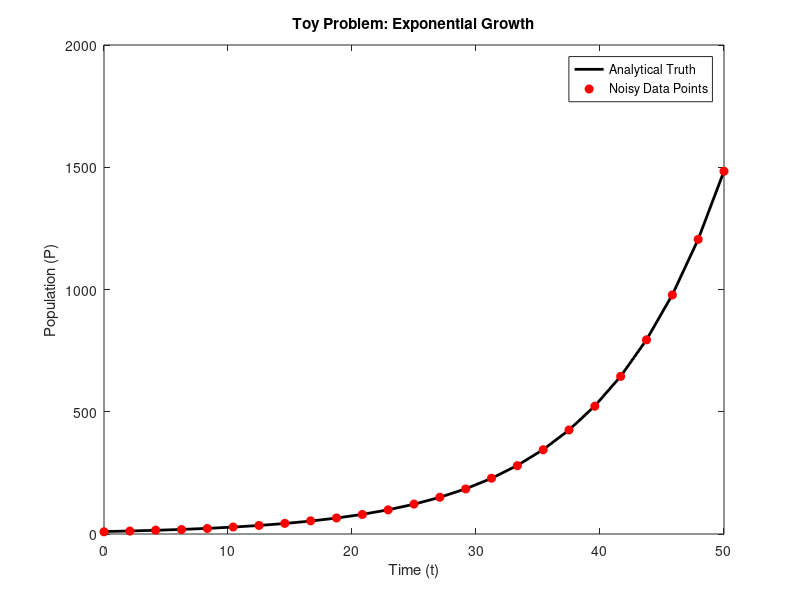

Reproduce this figure in MATLAB.

%ODE (Exponential Gorwth Model): dP/dt = rP
%Analytical Solution: P(t) = P0*e^(rt)


% Parameters
r = 0.1;  %growth rate
P0 = 10; %Initial Population
t = linspace(0, 50, 25)'; % 25 data points

% Analytical Solution (Clean Data)
P_clean = P0 * exp(r * t);

% Add a tiny bit of noise (to see if SINDy/GP can handle it)
P_noisy = P_clean + 0.5 * randn(size(P_clean));

% Plot to verify
plot(t, P_clean, 'k-', 'LineWidth', 2); hold on;
plot(t, P_noisy, 'ro', 'MarkerFaceColor', 'r');
legend('Analytical Truth', 'Noisy Data Points');
xlabel('Time (t)'); ylabel('Population (P)');
title('Toy Problem: Exponential Growth');
